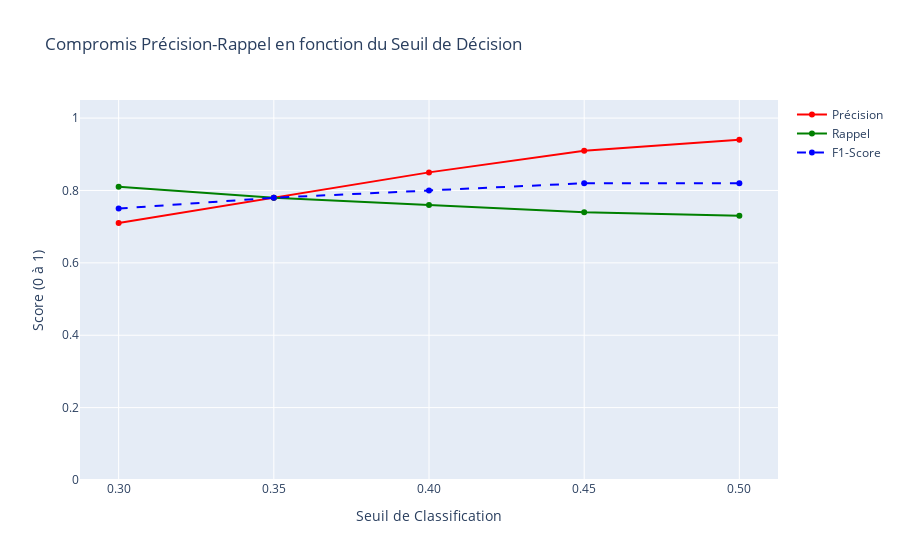

Notebook code cell kept with this figure:
### Code cell
import plotly.express as px
import plotly.graph_objects as go

fig = go.Figure()

# Courbe de Précision
fig.add_trace(
    go.Scatter(
        x=threshold_df_sorted["Threshold"],
        y=threshold_df_sorted["Precision"],
        mode="lines+markers",
        name="Précision",
        line=dict(color="red"),
    )
)

# Courbe de Rappel
fig.add_trace(
    go.Scatter(
        x=threshold_df_sorted["Threshold"],
        y=threshold_df_sorted["Recall"],
        mode="lines+markers",
        name="Rappel",
        line=dict(color="green"),
    )
)

# Courbe du F1-Score
fig.add_trace(
    go.Scatter(
        x=threshold_df_sorted["Threshold"],
        y=threshold_df_sorted["F1-Score"],
        mode="lines+markers",
        name="F1-Score",
        line=dict(color="blue", dash="dash"),
    )
)


# 3. Mise en page
fig.update_layout(
    title="Compromis Précision-Rappel en fonction du Seuil de Décision",
    xaxis_title="Seuil de Classification",
    yaxis_title="Score (0 à 1)",
    xaxis=dict(tickformat=".2f"),
    yaxis=dict(range=[0, 1.05]),
    hovermode="x unified",  # Pour un affichage interactif clair
)

fig.show()

### Figure 1 — Plotly figure (JSON) as saved in the notebook; plotly's stock layout.template omitted (floating-point values rounded to 4 significant figures)
{"data": [{"line": {"color": "red"}, "mode": "lines+markers", "name": "Précision", "type": "scatter", "x": [0.3, 0.35, 0.4, 0.45, 0.5], "y": [0.71, 0.78, 0.85, 0.91, 0.94]}, {"line": {"color": "green"}, "mode": "lines+markers", "name": "Rappel", "type": "scatter", "x": [0.3, 0.35, 0.4, 0.45, 0.5], "y": [0.81, 0.78, 0.76, 0.74, 0.73]}, {"line": {"color": "blue", "dash": "dash"}, "mode": "lines+markers", "name": "F1-Score", "type": "scatter", "x": [0.3, 0.35, 0.4, 0.45, 0.5], "y": [0.75, 0.78, 0.8, 0.82, 0.82]}], "layout": {"hovermode": "x unified", "title": {"text": "Compromis Précision-Rappel en fonction du Seuil de Décision"}, "xaxis": {"tickformat": ".2f", "title": {"text": "Seuil de Classification"}}, "yaxis": {"range": [0, 1.05], "title": {"text": "Score (0 à 1)"}}}}
